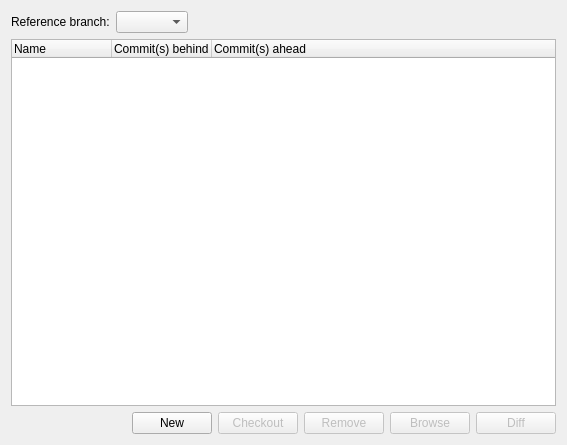
<?xml version="1.0" encoding="UTF-8"?>
<ui version="4.0">
 <class>BranchesStatusWidget</class>
 <widget class="QWidget" name="BranchesStatusWidget">
  <property name="geometry">
   <rect>
    <x>0</x>
    <y>0</y>
    <width>567</width>
    <height>445</height>
   </rect>
  </property>
  <property name="windowTitle">
   <string>Branches</string>
  </property>
  <property name="windowIcon">
   <iconset theme="git-branch">
    <normaloff>.</normaloff>.</iconset>
  </property>
  <layout class="QVBoxLayout" name="verticalLayout">
   <item>
    <layout class="QHBoxLayout" name="horizontalLayout">
     <item>
      <widget class="QLabel" name="label">
       <property name="text">
        <string>Reference branch:</string>
       </property>
      </widget>
     </item>
     <item>
      <widget class="QComboBox" name="comboBoxReferenceBranch"/>
     </item>
     <item>
      <spacer name="horizontalSpacer">
       <property name="orientation">
        <enum>Qt::Horizontal</enum>
       </property>
       <property name="sizeHint" stdset="0">
        <size>
         <width>40</width>
         <height>20</height>
        </size>
       </property>
      </spacer>
     </item>
    </layout>
   </item>
   <item>
    <widget class="QTreeWidget" name="treeWidgetBranches">
     <property name="enabled">
      <bool>true</bool>
     </property>
     <column>
      <property name="text">
       <string>Name</string>
      </property>
     </column>
     <column>
      <property name="text">
       <string>Commit(s) behind</string>
      </property>
     </column>
     <column>
      <property name="text">
       <string>Commit(s) ahead</string>
      </property>
     </column>
    </widget>
   </item>
   <item>
    <layout class="QHBoxLayout" name="horizontalLayout_2">
     <item>
      <spacer name="horizontalSpacer_2">
       <property name="orientation">
        <enum>Qt::Horizontal</enum>
       </property>
       <property name="sizeHint" stdset="0">
        <size>
         <width>40</width>
         <height>20</height>
        </size>
       </property>
      </spacer>
     </item>
     <item>
      <widget class="QPushButton" name="pushButtonNew">
       <property name="enabled">
        <bool>true</bool>
       </property>
       <property name="text">
        <string>New</string>
       </property>
       <property name="icon">
        <iconset theme="document-new">
         <normaloff>.</normaloff>.</iconset>
       </property>
      </widget>
     </item>
     <item>
      <widget class="QPushButton" name="pushButtonCheckout">
       <property name="enabled">
        <bool>false</bool>
       </property>
       <property name="text">
        <string>Checkout</string>
       </property>
      </widget>
     </item>
     <item>
      <widget class="QPushButton" name="pushButtonRemoveSelected">
       <property name="enabled">
        <bool>false</bool>
       </property>
       <property name="text">
        <string>Remove</string>
       </property>
      </widget>
     </item>
     <item>
      <widget class="QPushButton" name="pushButtonBrowse">
       <property name="enabled">
        <bool>false</bool>
       </property>
       <property name="text">
        <string>Browse</string>
       </property>
      </widget>
     </item>
     <item>
      <widget class="QPushButton" name="pushButtonDiff">
       <property name="enabled">
        <bool>false</bool>
       </property>
       <property name="text">
        <string>Diff</string>
       </property>
      </widget>
     </item>
    </layout>
   </item>
  </layout>
 </widget>
 <tabstops>
  <tabstop>comboBoxReferenceBranch</tabstop>
  <tabstop>treeWidgetBranches</tabstop>
  <tabstop>pushButtonNew</tabstop>
  <tabstop>pushButtonCheckout</tabstop>
  <tabstop>pushButtonRemoveSelected</tabstop>
  <tabstop>pushButtonBrowse</tabstop>
  <tabstop>pushButtonDiff</tabstop>
 </tabstops>
 <resources/>
 <connections/>
</ui>
